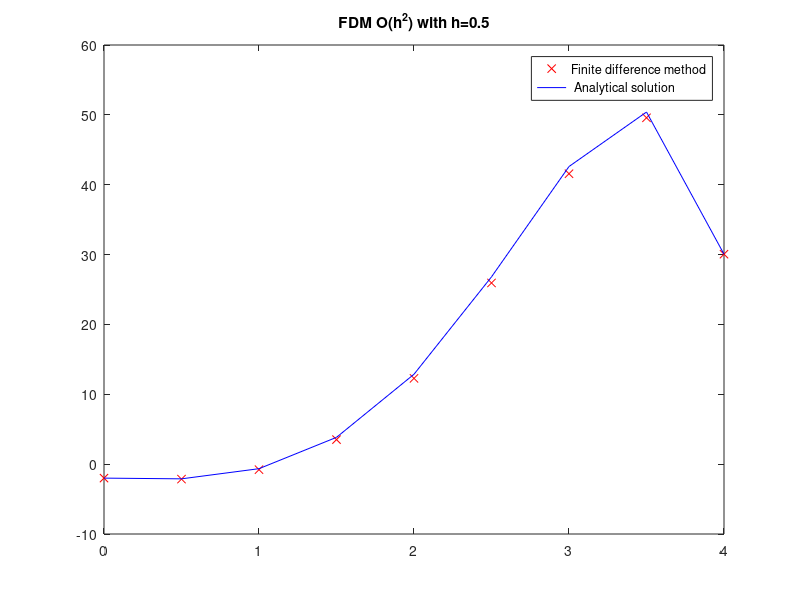

The MATLAB source for this figure:
function MRS
    h =0.5; % krok calkowania
    n = 4 / h; % liczba wezlow
    % Dyskretyzacja
    x = linspace(0, 4, n + 1);
    % Inicjalizacja macierzy
    A3 = zeros(length(x));
    b = zeros(length(x), 1);
    % warunki brzegowe
    A3(1, 1) = 1;
    A3(end, end) = 1;
    b(1) = -2;
    b(end) = 30.0554;
    
    % Three-point estimation
    for i = 2:length(x) - 1
        A3(i, i) = (- 2 / (h ^ 2))-2;
        A3(i, i - 1) = 1 / h ^ 2;
        A3(i, i + 1) = 1 / h ^ 2;
        b(i) =2*exp(x(i))*sin(x(i))+6*exp(x(i))*cos(x(i));
    end
    
%     % Three-point estimation for discretization of a set of points near bounder
%     A(2,2) = -2/h^2 -2;   
%     A(2,1) = 1/h^2;      
%     A(2,3) = 1/h^2;
%     b(2) = 2*exp(x(2))*sin(x(2))+6*exp(x(2))*cos(x(2));
%     A(end-1,end-1) = -2/h^2 -2;   
%     A(end-1,end) = 1/h^2;      
%     A(end-1,end-2) = 1/h^2;
%     b(end-1) = 2*exp(x(end-1))*sin(x(end-1))+6*exp(x(end-1))*cos(x(end-1));
%     
% % Five-point estimation
%     for i = 3:length(x) - 2
%         A(i, i) = (-30/(12*h^2))-2;
%         A(i, i - 1) = 16 / (12*h^2);
%         A(i, i + 1) = 16 / (12*h^2);
%         A(i, i - 2) = -1 / (12*h^2);
%         A(i, i + 2) = -1 / (12*h^2);
%         b(i) =2*exp(x(i))*sin(x(i))+6*exp(x(i))*cos(x(i));
%     end

    
    % Solve and print solution
    y = A3 \ b;
    plot(x, y, 'rx', x, fun(x), 'b');
    title(['FDM O(h^2) with h=',num2str(h)]);
    legend('Finite difference method',' Analytical solution', 'location','best');
    E = [];
    E = abs(fun(x)'-y); 
    Eavg = 0;
    for k = 1:length(x) - 1
        Eavg = Eavg + (E(k) + E(k + 1)) / 2;
    end
    Eavg = Eavg / (length(x) - 1)                       % average error
    Emax = max(E)                                       % maximum error
end
function d2y = fun(x)
    d2y = exp(x).*sin(x)-2*exp(x).*cos(x);              % analytic function
end
